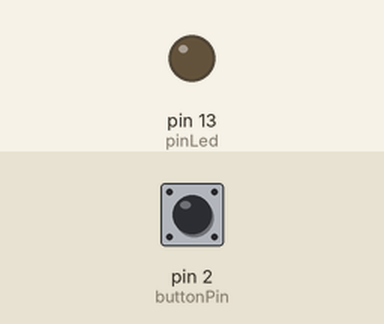
Recording of a sketch running on a simulated Arduino Uno, built with avr-gcc and run on an emulated ATmega328P. Shown: output pins drawn as LEDs (lit = HIGH). Inputs (shaded band) come from the test bench; at power-on: pin 2 (buttonPin) LOW.

Above: at 1.2 s.
1.3 s: pin 2 (buttonPin) pulled HIGH for 0.15 s
At 1.37 s:
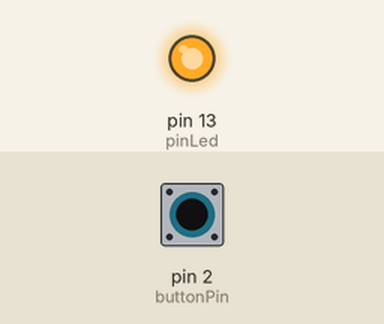
2.9 s: pin 2 (buttonPin) pulled HIGH for 3.2 s
At 7.4 s:
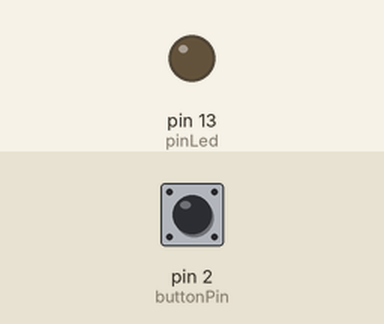
Timing chart, 0 to 8.9 s (numbered marks = the images above; inputs shaded):
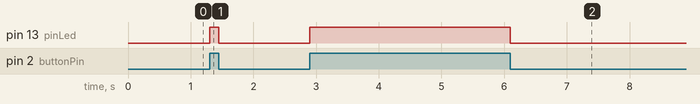

The sketch:

02_Arduino_Bounce_Button.ino
```cpp
const int pinLed = 13;
const int buttonPin = 2;

int buttonState = 0;

void setup()
{
  pinMode(pinLed, OUTPUT);
  pinMode(buttonPin, INPUT);
}

void loop()
{
  buttonState = digitalRead(buttonPin);

  if (buttonState == HIGH){
  	digitalWrite(pinLed,HIGH);
  }
  else{
  	digitalWrite(pinLed,LOW);
  }

}
```

Measured:
- after the input at 1.3 s, pin 13 (pinLed): LOW → HIGH at once, → LOW 0.15 s later
- after the input at 2.9 s, pin 13 (pinLed): LOW → HIGH at once, → LOW 3.2 s later
